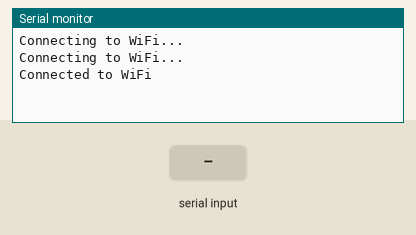
The sketch below on a simulated ESP32. Shown: the last lines printed to the serial monitor. The test bench sets the inputs (shaded band). WiFi joins after 1.5 s; servers stay silent unless stated; uploads are accepted with an empty reply.

Above: at 3.2 s.
3.3 s: "90,45,200\n" received over Serial
At 4.3 s:
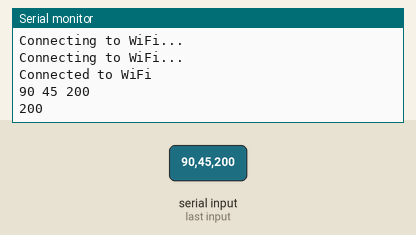
5.0 s: "90,45\n" received over Serial
At 5.16 s:
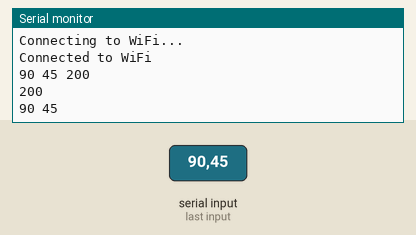
6.5 s: "5\n" received over Serial
At 6.66 s:
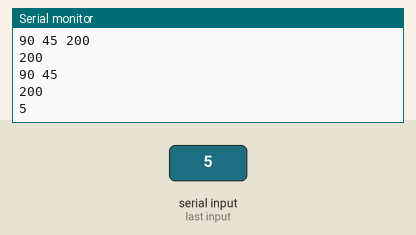

The sketch:

combinedreceiveranddatabase.ino
```cpp
#include <WiFi.h>
#include <HTTPClient.h>

const char* ssid = "YASIRF19AU17";
const char* password = "asksupervisor";
const char* serverName = "https://fypversionone-asksupervisor-yasirzahid.vercel.app/api/SENDING";

int receivedNumbers[60] = {66,  66,  66,  66,  66,  66,  66,  66,  66,  66,  66,  66,  66,  66,  66,  66,  66,  66,  66,  66,  66,  66,  66,  66,  66,  66,  66,  66,  66,  66,  66,  66,  66,  66,  66,  66,  66,  66,  66,  66,  66,  66,  66,  66,  66,  66,  66,  66,  66,  66,  66,  66,  66,  66,  66,  66,  66,  66,  66 ,  66};

void setup() {
  Serial.begin(9600);
  WiFi.begin(ssid, password);

  while (WiFi.status() != WL_CONNECTED) {
    delay(1000);
    Serial.println("Connecting to WiFi...");
  }

  Serial.println("Connected to WiFi");
}

void loop() {
  if (Serial.available()) {
    // Read the array string from serial
    String arrayString = Serial.readStringUntil('\n');

    // Convert the array string to an array of integers
    int index = 0;
    char* ptr = strtok(const_cast<char*>(arrayString.c_str()), ",");
    while (ptr != NULL && index < sizeof(receivedNumbers) / sizeof(receivedNumbers[0])) {
      receivedNumbers[index++] = atoi(ptr);
      ptr = strtok(NULL, ",");
    }

    // Print the received array on Serial Monitor
    for (int i = 0; i < index; i++) {
      Serial.print(receivedNumbers[i]);
      Serial.print(" ");
    }
    Serial.println();

    // Send data to the server
    if (WiFi.status() == WL_CONNECTED) {
      WiFiClient client;
      HTTPClient http;

      http.begin(client, serverName);
      http.addHeader("Content-Type", "application/json");

      String jsonPayload = "{\"S1\": " + String(receivedNumbers[0]) + ", \"S2\": " + String(receivedNumbers[1]) + ", \"S3\": " + String(receivedNumbers[2]) + ", \"S4\": " + String(receivedNumbers[3]) + ", \"S5\": " + String(receivedNumbers[4]) + ", \"S6\": " + String(receivedNumbers[5]) + ", \"S7\": " + String(receivedNumbers[6]) + ", \"S8\": " + String(receivedNumbers[7]) + ", \"S9\": " + String(receivedNumbers[8]) + ", \"S10\": " + String(receivedNumbers[9]) + ", \"S11\": " + String(receivedNumbers[10]) + ", \"S12\": " + String(receivedNumbers[11]) + ", \"S13\": " + String(receivedNumbers[12]) + ", \"S14\": " + String(receivedNumbers[13]) + ", \"S15\": " + String(receivedNumbers[14]) + ", \"S16\": " + String(receivedNumbers[15]) + ", \"S17\": " + String(receivedNumbers[16]) + ", \"S18\": " + String(receivedNumbers[17]) + ", \"S19\": " + String(receivedNumbers[18]) + ", \"S20\": " + String(receivedNumbers[19]) + ", \"S21\": " + String(receivedNumbers[20]) + ", \"S22\": " + String(receivedNumbers[21]) + ", \"S23\": " + String(receivedNumbers[22]) + ", \"S24\": " + String(receivedNumbers[23]) + ", \"S25\": " + String(receivedNumbers[24]) + ", \"S26\": " + String(receivedNumbers[25]) + ", \"S27\": " + String(receivedNumbers[26]) + ", \"S28\": " + String(receivedNumbers[27]) + ", \"S29\": " + String(receivedNumbers[28]) + ", \"S30\": " + String(receivedNumbers[29]) + ", \"S31\": " + String(receivedNumbers[30]) + ", \"S32\": " + String(receivedNumbers[31]) + ", \"S33\": " + String(receivedNumbers[32]) + ", \"S34\": " + String(receivedNumbers[33]) + ", \"S35\": " + String(receivedNumbers[34]) + ", \"S36\": " + String(receivedNumbers[35]) + ", \"S37\": " + String(receivedNumbers[36]) + ", \"S38\": " + String(receivedNumbers[37]) + ", \"S39\": " + String(receivedNumbers[38]) + ", \"S40\": " + String(receivedNumbers[39]) + ", \"S41\": " + String(receivedNumbers[40]) + ", \"S42\": " + String(receivedNumbers[41]) + ", \"S43\": " + String(receivedNumbers[42]) + ", \"S44\": " + String(receivedNumbers[43]) + ", \"S45\": " + String(receivedNumbers[44]) + ", \"S46\": " + String(receivedNumbers[45]) + ", \"S47\": " + String(receivedNumbers[46]) + ", \"S48\": " + String(receivedNumbers[47]) + ", \"S49\": " + String(receivedNumbers[48]) + ", \"S50\": " + String(receivedNumbers[49]) + ", \"S51\": " + String(receivedNumbers[50]) + ", \"S52\": " + String(receivedNumbers[51]) + ", \"S53\": " + String(receivedNumbers[52]) + ", \"S54\": " + String(receivedNumbers[53]) + ", \"S55\": " + String(receivedNumbers[54]) + ", \"S56\": " + String(receivedNumbers[55]) + ", \"S57\": " + String(receivedNumbers[56]) + ", \"S58\": " + String(receivedNumbers[57]) + ", \"S59\": " + String(receivedNumbers[58]) + ", \"S60\": " + String(receivedNumbers[59]) + "}";

      int httpResponseCode = http.POST(jsonPayload);

      if (httpResponseCode > 0) {
        String response = http.getString();
        Serial.println(httpResponseCode);
        Serial.println(response);
      } else {
        Serial.println("Error on sending data");
      }

      http.end();
    }
  }else{}
}
```

Measured:
- after the input at 3.3 s, the serial monitor: prints a new line at once (image 1)
- after the input at 5.0 s, the serial monitor: prints a new line at once (image 2)
- after the input at 6.5 s, the serial monitor: prints a new line at once (image 3)
